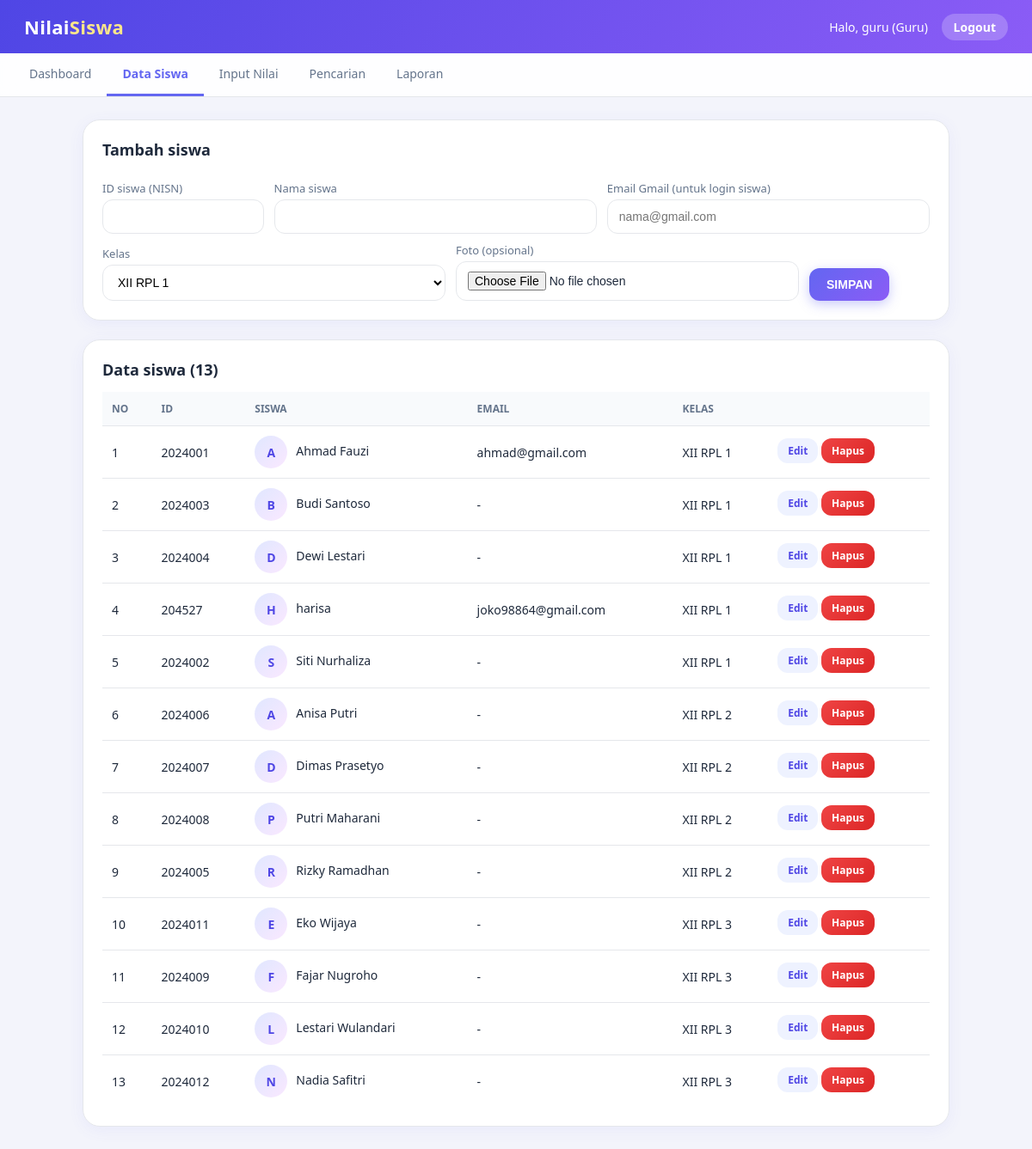
Page /homeguru.php?pg=forminputsiswa (signed in) on the committed database.
### tables this page shows
CREATE TABLE `siswa` (
  `ID_SISWA` varchar(20) NOT NULL,
  `NAMA_SISWA` varchar(100) NOT NULL,
  `KELAS` varchar(20) NOT NULL,
  `FOTO` varchar(255) NOT NULL DEFAULT '',
  `EMAIL` varchar(100) NOT NULL DEFAULT ''
);

### forminputsiswa.php (the view, shortened to what this page needs)
<?php
$data = mysqli_fetch_all(mysqli_query($koneksi, "SELECT * FROM siswa ORDER BY KELAS, NAMA_SISWA"), MYSQLI_ASSOC);
?>
<div class="card">
  <h2>Tambah siswa</h2>
  <form method="post" action="inputsiswa.php" enctype="multipart/form-data">
    <div class="row">
      <div><label>ID siswa (NISN)</label><input type="text" name="nisn" required></div>
      <div style="flex:2"><label>Nama siswa</label><input type="text" name="nama" required></div>
      <div style="flex:2"><label>Email Gmail (untuk login siswa)</label><input type="email" name="email" placeholder="nama@gmail.com"></div>
    </div>
    <div class="row">
      <div>
        <label>Kelas</label>
        <select name="kelas">
          <?php foreach ($daftar_kelas as $k) { ?><option><?= e($k) ?></option><?php } ?>
        </select>
      </div>
      <div><label>Foto (opsional)</label><input type="file" name="fo" accept="image/*"></div>
      <div style="flex:0"><button class="btn" type="submit">SIMPAN</button></div>
    </div>
  </form>
</div>
<div class="card">
  <h2>Data siswa (<?= count($data) ?>)</h2>
  <table>
    <tr><th>No</th><th>ID</th><th>Siswa</th><th>Email</th><th>Kelas</th><th></th></tr>
    <?php foreach ($data as $i => $r) { ?>
    <tr>
      <td><?= $i + 1 ?></td>
      <td><?= e($r['ID_SISWA']) ?></td>
      <td><?= avatar($r['NAMA_SISWA'], $r['FOTO']) ?><?= e($r['NAMA_SISWA']) ?></td>
      <td><?= e($r['EMAIL'] ?? '') ?: '-' ?></td>
      <td><?= e($r['KELAS']) ?></td>
      <td>
        <a class="btn btn-sm btn-light" href="homeguru.php?pg=formeditsiswa&idnya=<?= urlencode($r['ID_SISWA']) ?>">Edit</a>
        <a class="btn btn-sm btn-danger" href="deletesiswa.php?idnya=<?= urlencode($r['ID_SISWA']) ?>" onclick="return confirm('Yakin akan dihapus?')">Hapus</a>
      </td>
    </tr>
    <?php } ?>
  </table>
</div>

### koneksi.php (shortened to what this page needs)
<?php
$daftar_kelas = ['XII RPL 1', 'XII RPL 2', 'XII RPL 3'];
function e($s) {
    return htmlspecialchars((string)$s, ENT_QUOTES, 'UTF-8');
}
function avatar($nama, $foto) {
    return '<span class="ava ini">' . e(strtoupper(substr($nama, 0, 1))) . '</span>';
}
?>

### style.css (style rules this page uses)
:root { --p:#6366f1;--pd:#4f46e5;--v:#8b5cf6;--bg:#f3f4fb;--text:#1e293b;--muted:#64748b;--border:#e5e7eb }
* { box-sizing:border-box }
body { margin:0;font-family:"Segoe UI",system-ui,Arial,sans-serif;background:var(--bg);color:var(--text) }
a { color:var(--p);text-decoration:none }
.card { background:#fff;border:1px solid var(--border);border-radius:20px;padding:22px;margin-bottom:22px;overflow-x:auto;box-shadow:0 4px 18px rgba(99,102,241,.07);animation:naik .5s ease both;transition:.3s }
.card h2 { margin:0 0 14px;font-size:18px }
label { display:block;font-size:13px;color:var(--muted);margin:10px 0 4px }
input,select { width:100%;padding:11px 13px;border:1px solid var(--border);border-radius:12px;font-size:14px;background:#fff;transition:.2s }
.row { display:flex;gap:12px;flex-wrap:wrap;align-items:flex-end }
.row>div { flex:1;min-width:140px }
.btn { position:relative;overflow:hidden;display:inline-block;background:linear-gradient(135deg,var(--p),var(--v));color:#fff;border:0;padding:11px 20px;border-radius:12px;font-size:14px;font-weight:600;cursor:pointer;transition:.25s;box-shadow:0 4px 14px rgba(99,102,241,.35) }
.btn-light { background:#eef2ff;color:var(--pd);box-shadow:none }
.btn-danger { background:linear-gradient(135deg,#ef4444,#dc2626);box-shadow:none }
.btn-sm { padding:6px 12px;font-size:12px }
table { width:100%;border-collapse:collapse;font-size:14px }
th { background:#f8fafc;text-align:left;padding:11px;color:var(--muted);font-size:12px;text-transform:uppercase }
td { padding:11px;border-top:1px solid var(--border);vertical-align:middle }
.ava { width:38px;height:38px;border-radius:50%;object-fit:cover;vertical-align:middle;margin-right:10px }
.ini { display:inline-flex;align-items:center;justify-content:center;background:linear-gradient(135deg,#e0e7ff,#fae8ff);color:var(--pd);font-weight:700 }

### rows in the picture
siswa: ID_SISWA "2024001", NAMA_SISWA "Ahmad Fauzi", EMAIL "ahmad@gmail.com", KELAS "XII RPL 1"
siswa: ID_SISWA "2024003", NAMA_SISWA "Budi Santoso", EMAIL "-", KELAS "XII RPL 1"
siswa: ID_SISWA "2024004", NAMA_SISWA "Dewi Lestari", EMAIL "-", KELAS "XII RPL 1"
siswa: ID_SISWA "204527", NAMA_SISWA "harisa", EMAIL "joko98864@gmail.com", KELAS "XII RPL 1"
siswa: ID_SISWA "2024002", NAMA_SISWA "Siti Nurhaliza", EMAIL "-", KELAS "XII RPL 1"
siswa: ID_SISWA "2024006", NAMA_SISWA "Anisa Putri", EMAIL "-", KELAS "XII RPL 2"
siswa: ID_SISWA "2024007", NAMA_SISWA "Dimas Prasetyo", EMAIL "-", KELAS "XII RPL 2"
siswa: ID_SISWA "2024008", NAMA_SISWA "Putri Maharani", EMAIL "-", KELAS "XII RPL 2"
siswa: ID_SISWA "2024005", NAMA_SISWA "Rizky Ramadhan", EMAIL "-", KELAS "XII RPL 2"
siswa: ID_SISWA "2024011", NAMA_SISWA "Eko Wijaya", EMAIL "-", KELAS "XII RPL 3"
siswa: ID_SISWA "2024009", NAMA_SISWA "Fajar Nugroho", EMAIL "-", KELAS "XII RPL 3"
siswa: ID_SISWA "2024010", NAMA_SISWA "Lestari Wulandari", EMAIL "-", KELAS "XII RPL 3"
siswa: ID_SISWA "2024012", NAMA_SISWA "Nadia Safitri", EMAIL "-", KELAS "XII RPL 3"

### other values in the picture
$_SESSION['USERNAME'] "guru"
count($data) "13"
form field kelas "XII RPL 1"
